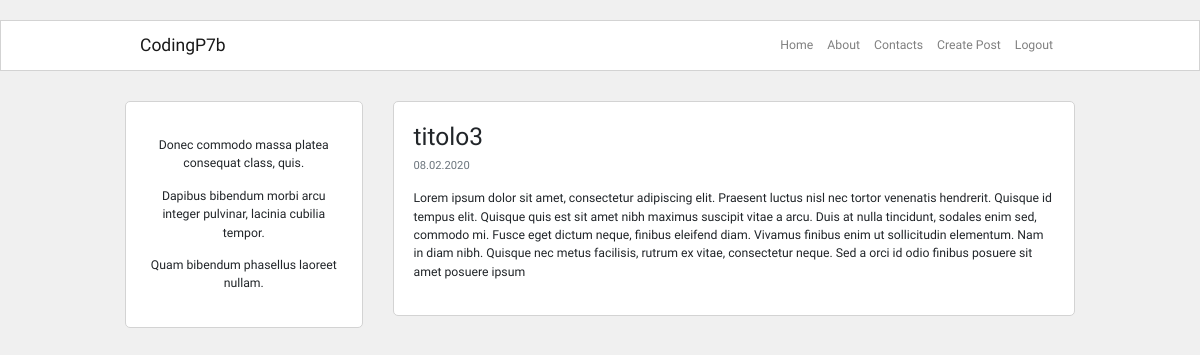
The app's page /posts/titolo3-i6rc6i (signed in) with its own data.
### blog/models.py (models this page shows, shortened)
class Post(db.Model):
    id = db.Column(db.Integer, primary_key=True)
    user_id = db.Column(db.Integer, db.ForeignKey('user.id'), nullable=False)
    created_at = db.Column(db.DateTime, default=datetime.now)
    title = db.Column(db.String(120), nullable=False)
    description = db.Column(db.String(240))
    body = db.Column(db.Text(), nullable=False) # no string limits
    slug = db.Column(db.String(250))

### blog/routes.py (the view)
@app.route("/posts/<string:post_slug>")
def post_detail(post_slug):  # adesso accetta lo slug
    post_instance = Post.query.filter_by(slug=post_slug).first_or_404()
    return render_template("post_detail.html", post=post_instance)

### blog/models.py (called while the page is built)
@login_manager.user_loader
def load_user(id):
    return User.query.get(int(id))

### blog/templates/post_detail.html (shortened to what this page needs)
{% extends 'base.html' %}
{% block content %}
<div class="container content-container">
    <div class="row no-gutters">
        <div class="col-md-9 order-md-2">
            <div class="post-page-block">
                <h3>{{ post.title }}</h3>
                <p class="p-small-two text-muted">
                    {{ post.created_at.strftime('%d.%m.%Y') }}
                </p>
                <p>
                    {{ post.body|markdown }}
                </p>
            </div>
        </div>
        <div class="col-md-3 order-md-1">
            {%include 'about_me_snippet.html' %}
        </div>
    </div>
</div>
{% endblock %}

### blog/static/blog.css (style rules this page uses)
html, body { font-family: 'Raleway', sans-serif; font-size: 0.875rem; padding: 10px 0px 10px 0px; background-color: #f0f0f0; }
.content-container { max-width: 950px; margin-top: 30px; margin-bottom: 30px; padding: 0px; }
.post-page-block { background-color: #fff; border: 1px solid #d3d3d3; border-radius: 5px; padding: 20px; margin-bottom: 30px; }
.p-small-two { font-size: 0.800rem; }
@media (min-width: 768px) { .post-page-block { margin-left: 30px; } }

### records on screen
Post: title "titolo3", created_at "08.02.2020", body "Lorem ipsum dolor sit amet, consectetur adipiscing elit. Praesent luctus nisl nec tortor venenatis hendrerit. Quisque id tempus elit. Quisque quis est sit amet nibh maximus suscipit vitae a arcu. Duis at nulla tincidunt, sodales enim sed, commodo mi. Fusce eget dictum neque, finibus eleifend diam. Vivamus finibus enim ut sollicitudin elementum. Nam in diam nibh. Quisque nec metus facilisis, rutrum ex vitae, consectetur neque. Sed a orci id odio finibus posuere sit amet posuere ipsum"

### other values on screen
{{ lipsum(n=3, min=5, max=10) }} "Donec commodo massa platea consequat class, quis. Dapibus bibendum morbi arcu integer pulvinar, lacinia cubilia tempor. Quam bibendum phasellus laoreet nullam."
